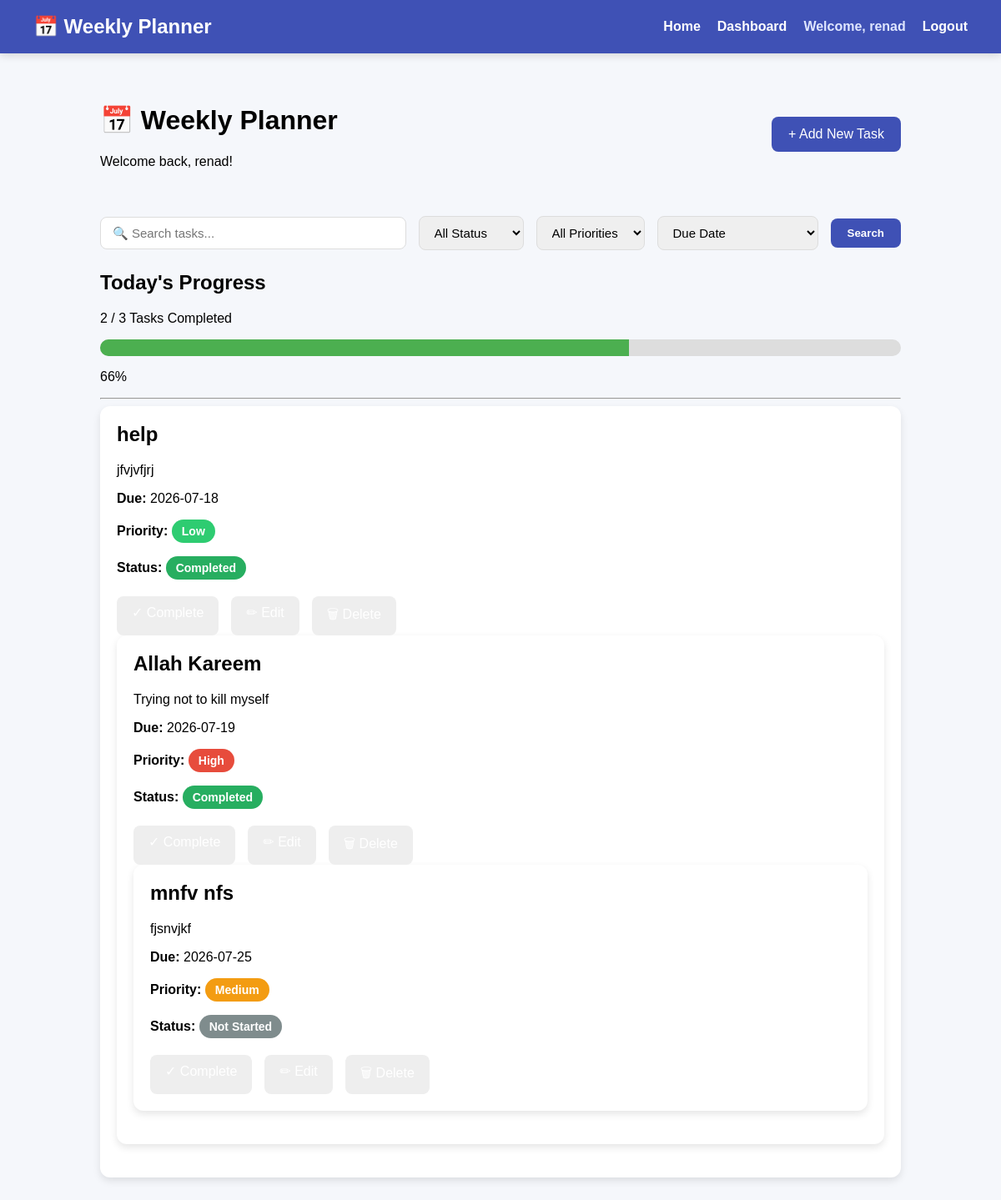
The app's page /dashboard (signed in), older data.
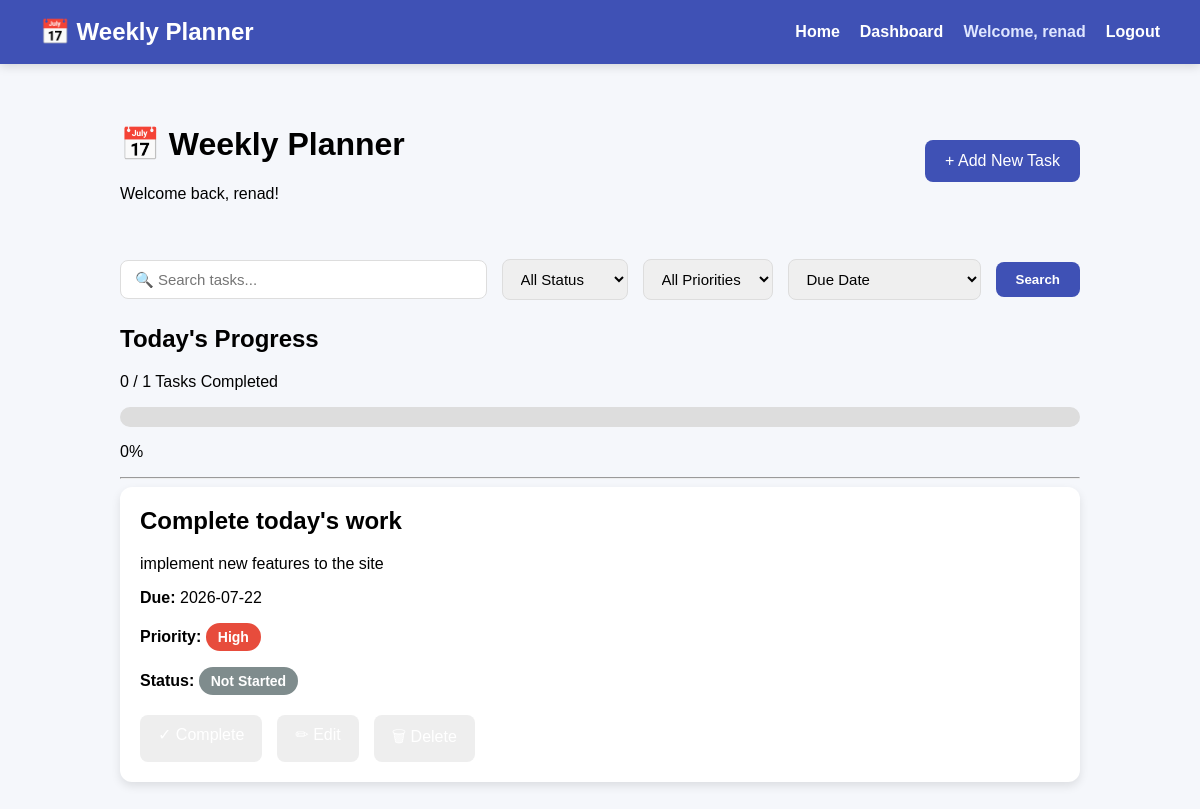
The same page, newer data.
### tables this page shows
CREATE TABLE tasks(
            id INTEGER PRIMARY KEY AUTOINCREMENT,
            title TEXT NOT NULL,
            description TEXT,
            due_date TEXT,
            priority TEXT,
            status TEXT DEFAULT 'Not Started',
            created_at TEXT,
            user_id INTEGER NOT NULL,
            FOREIGN KEY(user_id) REFERENCES users(id)
        );

### routes/tasks.py (the view)
@tasks.route("/dashboard")
def dashboard():
    if "user_id" not in session:
        return redirect(url_for("auth.login"))
    total = get_total_tasks(session["user_id"])
    completed = get_completed_tasks(session["user_id"])
    search = request.args.get("search", "")
    status = request.args.get("status", "")
    priority = request.args.get("priority", "")
    sort = request.args.get("sort", "due_date")
    tasks = get_tasks(
    session["user_id"],
    search,
    status,
    priority,
    sort
    )
    progress = 0
    if total > 0:
        progress = int((completed / total) * 100)
    return render_template(
    "dashboard.html",
    username=session["username"],
    tasks=tasks,
    total=total,
    completed=completed,
    progress=progress,
    sort=sort
)

### database.py (called while the page is built)
def get_total_tasks(user_id):
    connection = sqlite3.connect("planner.db")
    cursor = connection.cursor()
    cursor.execute("""
        SELECT COUNT(*)
        FROM tasks
        WHERE user_id = ?
    """, (user_id,))
    total = cursor.fetchone()[0]
    connection.close()
    return total

def get_completed_tasks(user_id):
    connection = sqlite3.connect("planner.db")
    cursor = connection.cursor()
    cursor.execute("""
        SELECT COUNT(*)
        FROM tasks
        WHERE user_id = ?
        AND status = 'Completed'
    """, (user_id,))
    completed = cursor.fetchone()[0]
    connection.close()
    return completed

### templates/dashboard.html (shortened to what this page needs)
{% extends "base.html" %}
{% block content %}
<div class="dashboard">
    <div class="dashboard-header">
        <div>
            <h1>📅 Weekly Planner</h1>
            <p>Welcome back, {{ username }}!</p>
        </div>
        <a class="add-btn" href="{{ url_for('tasks.add_task_route') }}">
            + Add New Task
        </a>
    </div>
    <form method="GET" action="{{ url_for('tasks.dashboard') }}" class="search-form">
        <input
            type="text"
            name="search"
            placeholder="🔍 Search tasks..."
            value="{{ search }}"
        >
        <select name="status">
            <option value="">All Status</option>
        </select>
        <select name="priority">
            <option value="">All Priorities</option>
        </select>
        <select name="sort">
            <option value="due_date"
                {% if sort == "due_date" %}selected{% endif %}>
                Due Date
            </option>
        </select>
        <button type="submit">
            Search
        </button>
    </form>
    <h2>Today's Progress</h2>
    <p>{{ completed }} / {{ total }} Tasks Completed</p>
    <div class="progress-bar">
        <div class="progress-fill" style="--progress: {{ progress }}%;"></div>
    </div>
    <p>{{ progress }}%</p>
    <hr>
    {% if tasks %}
        {% for task in tasks %}
        <div class="task-card">
            <h2>{{ task["title"] }}</h2>
            {% if task["description"] %}
            <p>{{ task["description"] }}</p>
            {% else %}
            <p><em>No description provided.</em></p>
            {% endif %}
            <p><strong>Due:</strong> {{ task["due_date"] }}</p>
            <p>
                <strong>Priority:</strong>
                <span class="
                    badge
                    {% if task['priority'] == 'High' %}
                        high
                    {% elif task['priority'] == 'Medium' %}
                        medium
                    {% else %}
                        low
                    {% endif %}
                ">
                    {{ task["priority"] }}
                </span>
            </p>
            <p>
                <strong>Status:</strong>
                <span class="
                    badge
                    {% if task['status'] == 'Completed' %}
                        completed
                    {% else %}
                        pending
                    {% endif %}
                ">
                    {{ task["status"] }}
                </span>
            </p>
            <div class="task-buttons">
                <a class="complete-btn"
                    href="{{ url_for('tasks.complete_task_route', task_id=task['id']) }}">
                </a>
                <a class="edit-btn"
                    href="{{ url_for('tasks.edit_task', task_id=task['id']) }}">
                </a>
                <a class="delete-btn"
                    href="{{ url_for('tasks.delete_task_route', task_id=task['id']) }}">
                </a>
            </div>
        {% endfor %}
    {% else %}
        <p>No tasks yet. Create your first task!</p>
    {% endif %}
</div>
{% endblock %}

### templates/base.html (shortened to what this page needs)
<!DOCTYPE html>
<html lang="en">
    <head>
        <link rel ="stylesheet"
            href="{{ url_for('static', filename='css/style.css') }}">
    </head>
    <body>
        <nav>
            <h2>📅 Weekly Planner</h2>
            <ul>
                <li><a href="{{ url_for('home') }}">Home</a></li>
            {% if "user_id" in session %}
                 <li><a href="{{ url_for('tasks.dashboard')}}">Dashboard</a></li>
                 <li class="welcome">
                    Welcome, {{ session["username"]}}
                 </li>
                 <li><a href="{{ url_for('auth.logout') }}">Logout</a></li>
        {% else %}
                <li><a href="{{ url_for('auth.register') }}">Register</a></li>
                <li><a href="{{ url_for('auth.login') }}">Login</a></li>
        {% endif %}
            </ul>
        </nav>
        <main>
            {% block content %}
            {% endblock %}
        </main>
    </body>
</html>

### static/css/style.css (style rules this page uses)
body { margin:0; font-family:Arial, Helvetica, sans-serif; background:#f5f7fb; }
nav { background:#3f51b5; color:white; display:flex; justify-content:space-between; align-items:center; padding:18px 40px; box-shadow:0 2px 10px rgba(0,0,0,.15); }
nav h2 { margin:0; }
nav ul { display:flex; align-items:center; gap:20px; list-style:none; margin:0; padding:0; }
nav a { color:white; text-decoration:none; font-weight:600; }
.welcome { color:#dfe6ff; font-weight:bold; }
.dashboard { width:80%; margin:40px auto; }
.dashboard-header { display:flex; justify-content:space-between; align-items:center; margin-bottom:40px; }
.add-btn { background:#3f51b5; color:white; padding:12px 20px; border-radius:8px; text-decoration:none; }
.task-card { background:white; padding:20px; border-radius:12px; margin-bottom:20px; box-shadow:0px 4px 10px rgba(0,0,0,0.1); }
.task-card h2 { margin-top:0; }
.task-buttons { margin-top:20px; display:flex; gap:15px; }
.task-buttons a { text-decoration:none; background:#eeeeee; padding:10px 15px; border-radius:6px; }
.progress-bar { width:100%; height:20px; background:#dddddd; border-radius:20px; overflow:hidden; margin-bottom:10px; }
.badge { display:inline-block; padding:6px 12px; border-radius:20px; color:white; font-size:14px; font-weight:bold; }
.high { background:#e74c3c; }
.pending { background:#7f8c8d; }
.task-buttons a { color:white; padding:10px 18px; border-radius:8px; text-decoration:none; transition:0.2s; }
.complete-btn { background:#27ae60; }
.edit-btn { background:#3498db; }
.delete-btn { background:#e74c3c; }
.search-form { display:flex; gap:15px; align-items:center; flex-wrap:wrap; margin:25px 0; }
.search-form input, .search-form select { padding:10px 14px; border:1px solid #ddd; border-radius:8px; font-size:15px; }
.search-form input { flex:1; min-width:220px; }
.search-form button { background:#3f51b5; color:white; border:none; padding:10px 20px; border-radius:8px; cursor:pointer; font-weight:bold; transition:.2s; }

Row changes from the older to the newer data that the page shows:
removed tasks: title "help", description "jfvjvfjrj", due_date "2026-07-18", priority "Low", status "Completed"
removed tasks: title "Allah Kareem", description "Trying not to kill myself", due_date "2026-07-19", priority "High", status "Completed"
removed tasks: title "mnfv nfs", description "fjsnvjkf", due_date "2026-07-25", priority "Medium", status "Not Started"
added tasks: title "Complete today's work", description "implement new features to the site", due_date "2026-07-22", priority "High", status "Not Started"
Text that changed along with them:
{{ completed }}: "2" → "0"
{{ total }}: "3" → "1"
{{ progress }}: "66" → "0"
